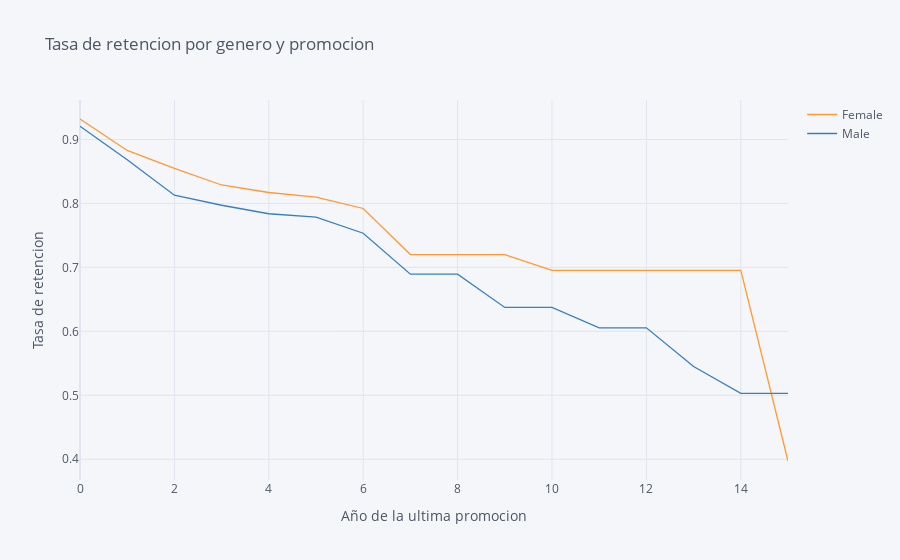

Notebook code for this chart:
### Markdown cell above
## 3. Let's look at retention rate by gender from a third perspective - the number of years since the employee's last promotion. Generate and plot a survival curve showing this.

### Code cell
tasa_retencion=survival(data,'Gender','YearsSinceLastPromotion','Attrition')
tasa_retencion.iplot(kind='line',xTitle='Año de la ultima promocion', yTitle='Tasa de retencion',title='Tasa de retencion por genero y promocion')

### Figure 1 — Plotly figure (JSON) as saved in the notebook; plotly's stock layout.template omitted (floating-point values rounded to 4 significant figures)
{"data": [{"line": {"color": "rgba(255, 153, 51, 1.0)", "dash": "solid", "shape": "linear", "width": 1.3}, "mode": "lines", "name": "Female", "text": "", "type": "scatter", "x": [0, 1, 2, 3, 4, 5, 6, 7, 8, 9, 10, 11, 12, 13, 14, 15], "y": [0.932, 0.8828, 0.8547, 0.8288, 0.817, 0.8099, 0.7921, 0.7201, 0.7201, 0.7201, 0.6952, 0.6952, 0.6952, 0.6952, 0.6952, 0.3973]}, {"line": {"color": "rgba(55, 128, 191, 1.0)", "dash": "solid", "shape": "linear", "width": 1.3}, "mode": "lines", "name": "Male", "text": "", "type": "scatter", "x": [0, 1, 2, 3, 4, 5, 6, 7, 8, 9, 10, 11, 12, 13, 14, 15], "y": [0.9206, 0.8684, 0.8128, 0.7971, 0.7838, 0.7785, 0.7534, 0.6894, 0.6894, 0.6374, 0.6374, 0.6055, 0.6055, 0.5449, 0.503, 0.503]}], "layout": {"legend": {"bgcolor": "#F5F6F9", "font": {"color": "#4D5663"}}, "paper_bgcolor": "#F5F6F9", "plot_bgcolor": "#F5F6F9", "title": {"font": {"color": "#4D5663"}, "text": "Tasa de retencion por genero y promocion"}, "xaxis": {"gridcolor": "#E1E5ED", "showgrid": true, "tickfont": {"color": "#4D5663"}, "title": {"font": {"color": "#4D5663"}, "text": "Año de la ultima promocion"}, "zerolinecolor": "#E1E5ED"}, "yaxis": {"gridcolor": "#E1E5ED", "showgrid": true, "tickfont": {"color": "#4D5663"}, "title": {"font": {"color": "#4D5663"}, "text": "Tasa de retencion"}, "zerolinecolor": "#E1E5ED"}}}
